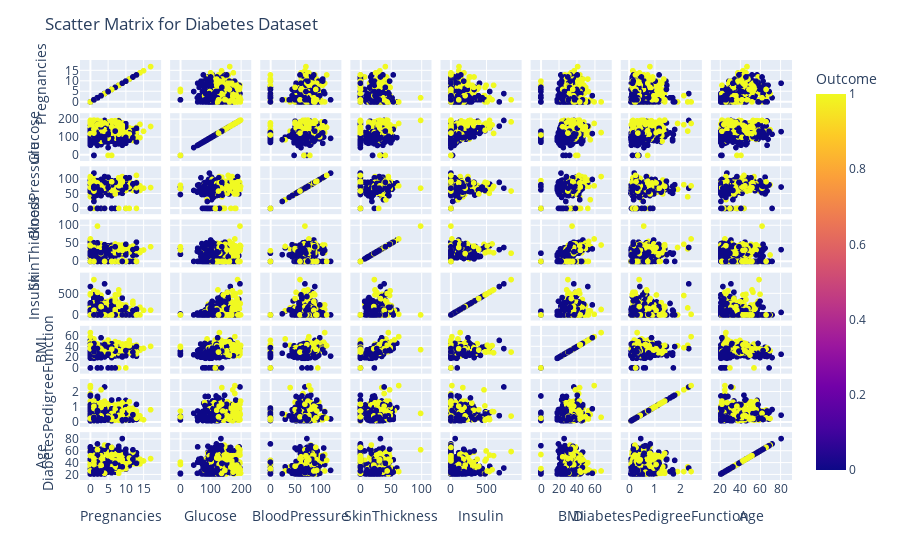

The notebook cell this image was saved under:
### Markdown cell above
## Exploratory Data Analysis using plotly

### Code cell
import plotly.express as px

# Scatter Matrix
fig = px.scatter_matrix(df, dimensions=df.columns[:-1], color='Outcome')
fig.update_layout(title='Scatter Matrix for Diabetes Dataset')
fig.show()

### Figure 1 — Plotly figure (JSON) as saved in the notebook; plotly's stock layout.template omitted (floating-point values rounded to 4 significant figures; data arrays with more than 128 entries replaced by an {"elided": "..."} marker saying what was removed)
{"data": [{"dimensions": [{"axis": {"matches": true}, "label": "Pregnancies", "values": {"elided": "768 int values"}}, {"axis": {"matches": true}, "label": "Glucose", "values": {"elided": "768 int values"}}, {"axis": {"matches": true}, "label": "BloodPressure", "values": {"elided": "768 int values"}}, {"axis": {"matches": true}, "label": "SkinThickness", "values": {"elided": "768 int values"}}, {"axis": {"matches": true}, "label": "Insulin", "values": {"elided": "768 int values"}}, {"axis": {"matches": true}, "label": "BMI", "values": {"elided": "768 float values"}}, {"axis": {"matches": true}, "label": "DiabetesPedigreeFunction", "values": {"elided": "768 float values"}}, {"axis": {"matches": true}, "label": "Age", "values": {"elided": "768 int values"}}], "hovertemplate": "%{xaxis.title.text}=%{x}<br>%{yaxis.title.text}=%{y}<br>Outcome=%{marker.color}<extra></extra>", "legendgroup": "", "marker": {"color": {"elided": "768 int values"}, "coloraxis": "coloraxis", "symbol": "circle"}, "name": "", "showlegend": false, "type": "splom"}], "layout": {"coloraxis": {"colorbar": {"title": {"text": "Outcome"}}, "colorscale": [[0, "#0d0887"], [0.1111, "#46039f"], [0.2222, "#7201a8"], [0.3333, "#9c179e"], [0.4444, "#bd3786"], [0.5556, "#d8576b"], [0.6667, "#ed7953"], [0.7778, "#fb9f3a"], [0.8889, "#fdca26"], [1, "#f0f921"]]}, "dragmode": "select", "legend": {"tracegroupgap": 0}, "margin": {"t": 60}, "title": {"text": "Scatter Matrix for Diabetes Dataset"}}}
